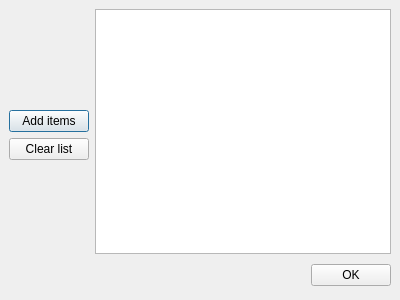
<ui version="4.0" >
 <author></author>
 <comment></comment>
 <exportmacro></exportmacro>
 <class>DemoDialog</class>
 <widget class="QDialog" name="DemoDialog" >
  <property name="geometry" >
   <rect>
    <x>0</x>
    <y>0</y>
    <width>400</width>
    <height>300</height>
   </rect>
  </property>
  <property name="windowTitle" >
   <string>PyQt6.uic Demo Dialog</string>
  </property>
  <layout class="QGridLayout" >
   <property name="margin" >
    <number>9</number>
   </property>
   <property name="spacing" >
    <number>6</number>
   </property>
   <item row="2" column="0" >
    <spacer>
     <property name="orientation" >
      <enum>Qt::Vertical</enum>
     </property>
     <property name="sizeHint" >
      <size>
       <width>20</width>
       <height>40</height>
      </size>
     </property>
    </spacer>
   </item>
   <item row="0" column="0" >
    <spacer>
     <property name="orientation" >
      <enum>Qt::Vertical</enum>
     </property>
     <property name="sizeHint" >
      <size>
       <width>20</width>
       <height>40</height>
      </size>
     </property>
    </spacer>
   </item>
   <item rowspan="3" row="0" column="1" >
    <widget class="QListWidget" name="list" />
   </item>
   <item row="1" column="0" >
    <layout class="QVBoxLayout" >
     <property name="margin" >
      <number>0</number>
     </property>
     <property name="spacing" >
      <number>6</number>
     </property>
     <item>
      <widget class="QPushButton" name="button1" >
       <property name="text" >
        <string>Add items</string>
       </property>
      </widget>
     </item>
     <item>
      <widget class="QPushButton" name="button2" >
       <property name="text" >
        <string>Clear list</string>
       </property>
      </widget>
     </item>
    </layout>
   </item>
   <item row="3" column="0" colspan="2" >
    <layout class="QHBoxLayout" >
     <property name="margin" >
      <number>0</number>
     </property>
     <property name="spacing" >
      <number>6</number>
     </property>
     <item>
      <spacer>
       <property name="orientation" >
        <enum>Qt::Horizontal</enum>
       </property>
       <property name="sizeHint" >
        <size>
         <width>131</width>
         <height>31</height>
        </size>
       </property>
      </spacer>
     </item>
     <item>
      <widget class="QPushButton" name="okButton" >
       <property name="text" >
        <string>OK</string>
       </property>
      </widget>
     </item>
    </layout>
   </item>
  </layout>
 </widget>
 <pixmapfunction></pixmapfunction>
 <resources/>
 <connections>
  <connection>
   <sender>okButton</sender>
   <signal>clicked()</signal>
   <receiver>DemoDialog</receiver>
   <slot>accept()</slot>
   <hints>
    <hint type="sourcelabel" >
     <x>369</x>
     <y>256</y>
    </hint>
    <hint type="destinationlabel" >
     <x>96</x>
     <y>254</y>
    </hint>
   </hints>
  </connection>
  <connection>
   <sender>button2</sender>
   <signal>clicked()</signal>
   <receiver>list</receiver>
   <slot>clear()</slot>
   <hints>
    <hint type="sourcelabel" >
     <x>92</x>
     <y>112</y>
    </hint>
    <hint type="destinationlabel" >
     <x>279</x>
     <y>123</y>
    </hint>
   </hints>
  </connection>
 </connections>
</ui>
